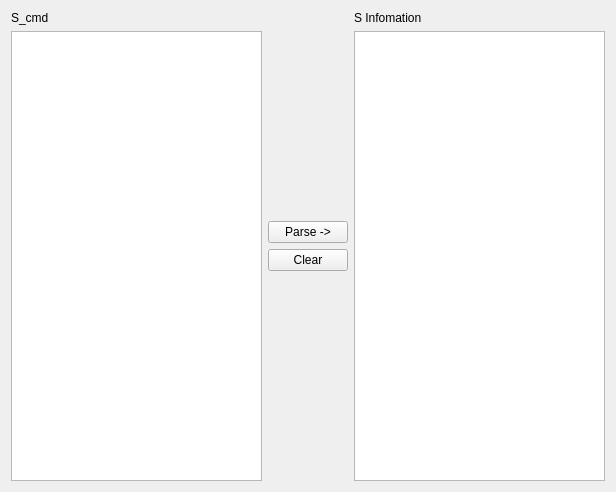
<?xml version="1.0" encoding="UTF-8"?>
<ui version="4.0">
 <class>sparse</class>
 <widget class="QWidget" name="sparse">
  <property name="geometry">
   <rect>
    <x>0</x>
    <y>0</y>
    <width>616</width>
    <height>492</height>
   </rect>
  </property>
  <property name="windowTitle">
   <string>Form</string>
  </property>
  <layout class="QHBoxLayout" name="horizontalLayout">
   <item>
    <layout class="QVBoxLayout" name="verticalLayout">
     <item>
      <widget class="QLabel" name="label_1">
       <property name="text">
        <string>S_cmd</string>
       </property>
      </widget>
     </item>
     <item>
      <widget class="QTextEdit" name="textEdit_1"/>
     </item>
    </layout>
   </item>
   <item>
    <layout class="QVBoxLayout" name="verticalLayout_3">
     <item>
      <spacer name="verticalSpacer">
       <property name="orientation">
        <enum>Qt::Vertical</enum>
       </property>
       <property name="sizeHint" stdset="0">
        <size>
         <width>20</width>
         <height>40</height>
        </size>
       </property>
      </spacer>
     </item>
     <item>
      <widget class="QPushButton" name="pushButton_Parse">
       <property name="text">
        <string>Parse -&gt;</string>
       </property>
      </widget>
     </item>
     <item>
      <widget class="QPushButton" name="pushButton_clear">
       <property name="text">
        <string>Clear</string>
       </property>
      </widget>
     </item>
     <item>
      <spacer name="verticalSpacer_2">
       <property name="orientation">
        <enum>Qt::Vertical</enum>
       </property>
       <property name="sizeHint" stdset="0">
        <size>
         <width>20</width>
         <height>40</height>
        </size>
       </property>
      </spacer>
     </item>
    </layout>
   </item>
   <item>
    <layout class="QVBoxLayout" name="verticalLayout_2">
     <item>
      <widget class="QLabel" name="label_2">
       <property name="text">
        <string>S Infomation</string>
       </property>
      </widget>
     </item>
     <item>
      <widget class="QTextEdit" name="textEdit_2"/>
     </item>
    </layout>
   </item>
  </layout>
 </widget>
 <resources/>
 <connections/>
</ui>
